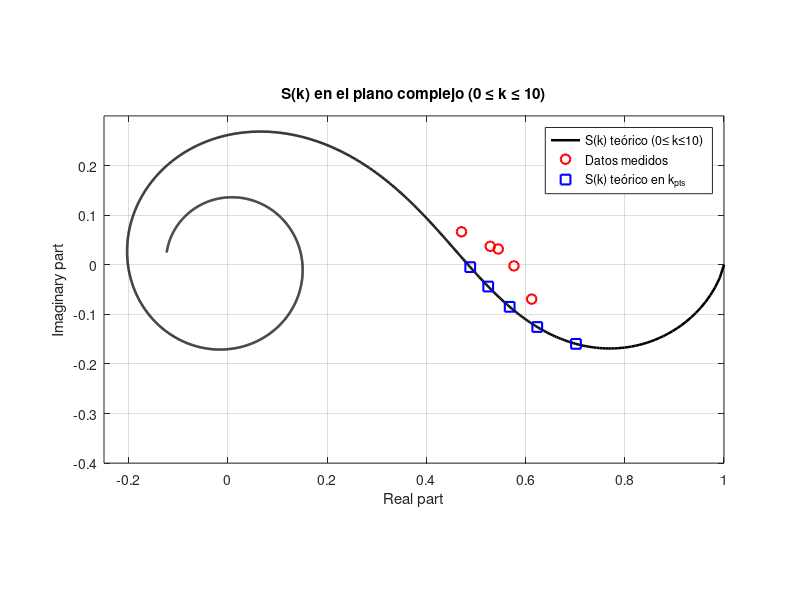

The MATLAB source for this figure:
%% Plano complejo de la función de Sears + puntos medidos (|S|, fase)
clear; clc;

%----------- Puntos (k, |S|, fase[rad]) a superponer ----------------%
pts = [ 0.2   0.616125163   -0.1128;
        0.3   0.576513771   -0.0041;
        0.4   0.545815056    0.0580;
        0.5   0.52998596    0.0700;
        0.6   0.475413549    0.1400 ];

k_pts   = pts(:,1);
mag_pts = pts(:,2);
phs_pts = pts(:,3);                     % rad
z_pts   = mag_pts .* exp(1i*phs_pts);   % complejos medidos

%----------- Curva S(k) (Bessel/Hankel) -----------------------------%
kvec = linspace(0, 10, 2000); % hasta k=10 con buena resolución
kvec(1) = max(kvec(1), eps); % evita k=0 exacto

H0 = besselh(0, 2, kvec);
H1 = besselh(1, 2, kvec);
Ck = H1 ./ (H1 + 1i*H0);
J0 = besselj(0, kvec);
J1 = besselj(1, kvec);
Svals = (J0 - 1i.*J1).*Ck + 1i.*J1; % S(k) complejo (continuo)

% Valores teóricos para las k medidas:
H0p = besselh(0, 2, k_pts);
H1p = besselh(1, 2, k_pts);
Ckp = H1p ./ (H1p + 1i*H0p);
J0p = besselj(0, k_pts);
J1p = besselj(1, k_pts);
z_theo = (J0p - 1i.*J1p).*Ckp + 1i.*J1p;

%----------- Gráfica en el plano complejo ---------------------------%
figure('Name','Sears en el plano complejo','Color','w');
plot(real(Svals), imag(Svals), 'k-', 'LineWidth',1.8); hold on; grid on;
axis equal;
xlabel('Real part'); ylabel('Imaginary part');
title('S(k) en el plano complejo (0 \leq k \leq 10)');

% Limites del gráfico
xlim([-0.25 1.0]);
ylim([-0.4 0.3]);

% Puntos medidos (rojo)
plot(real(z_pts), imag(z_pts), 'ro', 'MarkerSize',7, 'LineWidth',1.5);

% Puntos teóricos (azul)
plot(real(z_theo), imag(z_theo), 'bs', 'MarkerSize',7, 'LineWidth',1.5);

legend({'S(k) teórico (0\leq k\leq10)', ...
        'Datos medidos', ...
        'S(k) teórico en k_{pts}'}, 'Location','best');

